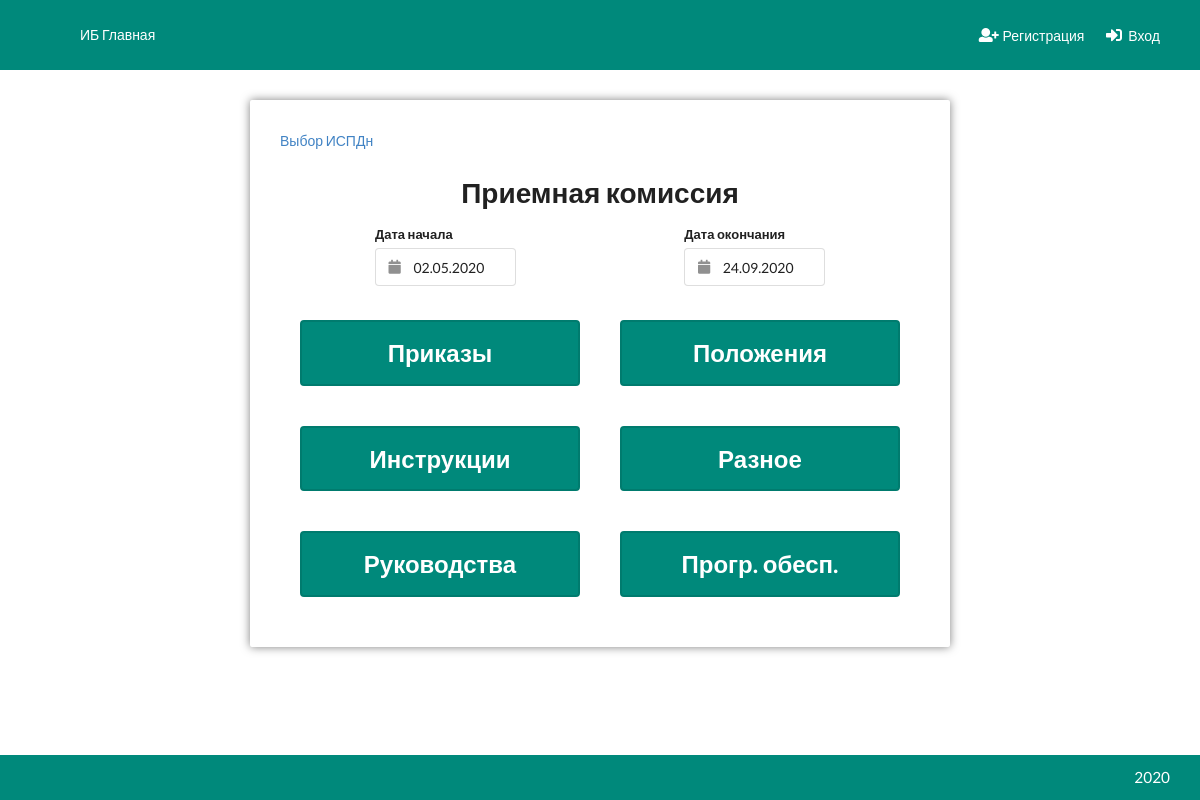
Page /ispdn/1/ on the committed database.
### Ispdn/models.py (models this page shows, shortened)
class Ispdn(models.Model):
    objects = MyManager()
    nomer = models.CharField(max_length=32, verbose_name='Номер')
    name = models.CharField(max_length=256, verbose_name='Название')
    start_date = models.DateField(null=True, blank=True)
    end_date = models.DateField(null=True, blank=True)
    prikaz = models.ManyToManyField('Prikaz', related_name='ispdns', blank=True)
    instruct = models.ManyToManyField('Instruct', related_name='ispdns', blank=True)
    rukovodstvo = models.ManyToManyField('Rukovodstvo', related_name='ispdns', blank=True)
    polozhenie = models.ManyToManyField('Polozhenie', related_name='ispdns', blank=True)
    po = models.ManyToManyField('ProgOb', related_name='ispdns', blank=True)
    raznoe = models.ManyToManyField('Raznoe', related_name='ispdns', blank=True)
    class Meta:
        verbose_name = 'ИСПДн'
        verbose_name_plural = 'ИСПДн'

### Ispdn/views.py (the view)
# urls.py: path('ispdn/', include(('Ispdn.urls', 'Ispdn'), namespace='ispdn')),
def ispdn(request, ispdn_id):
    ispdn = Ispdn.objects.get_or_404(id=ispdn_id)
    if request.is_ajax() and request.method == 'POST':
        form = IspdnDateForm(request.POST, instance=ispdn)
        if form.is_valid():
            form.save()
            return JsonResponse({'status': 'OK'})
    return render(request, 'Ispdn/Ispdn.html', {'ispdn': ispdn})

### Accounts/templatetags/modified.py (called while the page is built)
def get_value_from_context(context, dots_var, nullable=False):
    c_key = dots_var.split('.')[0]
    try:
        var = context[c_key]
    except KeyError:
        if nullable:
            return None
        raise KeyError('Template context does not exist key: {}'.format(c_key))
    splitted_var = dots_var.split('.')
    if len(splitted_var) > 0:
        attr = '.'.join(splitted_var[1:])
        try:
            value = getattr(var, attr)
        except Exception:
            if nullable:
                return None
            raise AttributeError('Variable {} does not contain attribute {}'.format(splitted_var[0], attr))
    else:
        value = var
    if callable(value):
        value = value()
    return value

### utils/model_manager.py (called while the page is built)
    def get_or_none(self, **kwargs):
        try:
            return self.get(**kwargs)
        except ObjectDoesNotExist:
            return None

    def get_or_404(self, **kwargs):
        obj = self.get_or_none(**kwargs)
        if obj:
            return obj
        raise Http404

### utils/shortcuts.py (called while the page is built)
def build_url(*args, **kwargs):
    get = kwargs.pop('get', None)
    url = reverse(*args, kwargs=kwargs)
    if get:
        url += '?' + urllib.parse.urlencode(get)
    return url

### templates/Ispdn/Ispdn.html (shortened to what this page needs)
{% extends 'base.html' %}
{% load modified %}
{% load static %}
{% block content %}
    <div class="ui container">
        <div class="child-center">
            <div class="ispdn cblock">
                <div class="content">
                    <div class="ui breadcrumb">
                        <a href="{% url 'ispdn:select' %}" class="section">Выбор ИСПДн</a>
                    </div>
                    <h1 class="ui center aligned header">{{ ispdn.name }}</h1>
                    <div class="child-center">
                        <form class="ui form">
                            <div class="three fields">
                                <div class="field">
                                    <label>Дата начала</label>
                                    <div class="ui calendar">
                                        <div class="ui input left icon">
                                            <input type="text" name="start_date" placeholder="Дата" autocomplete="off"
                                                   value="{{ ispdn.start_date|default_if_none:'' }}" readonly>
                                        </div>
                                    </div>
                                </div>
                                <div class="field">
                                </div>
                                <div class="field">
                                    <label>Дата окончания</label>
                                    <div class="ui calendar">
                                        <div class="ui input left icon">
                                            <input type="text" name="end_date" placeholder="Дата" autocomplete="off"
                                                   value="{{ ispdn.end_date|default_if_none:'' }}" readonly>
                                        </div>
                                    </div>
                                </div>
                            </div>
                        </form>
                    </div>
                    <div class="child-center">
                        <a href="{% iurl 'ispdn:prikazi' ispdn_id='ispdn.id' %}" class="ui button primary massive">Приказы</a>
                        <a href="{% iurl 'ispdn:polozhenia' ispdn_id='ispdn.id' %}" class="ui button primary massive">Положения</a>
                    </div>
                    <div class="child-center">
                        <a href="{% iurl 'ispdn:instructs' ispdn_id='ispdn.id' %}" class="ui button primary massive">Инструкции</a>
                        <a href="{% iurl 'ispdn:raznoe' ispdn_id='ispdn.id' %}"
                           class="ui button primary massive">Разное</a>
                    </div>
                    <div class="child-center">
                        <a href="{% iurl 'ispdn:rukovodstva' ispdn_id='ispdn.id' %}" class="ui button primary massive">Руководства</a>
                        <a href="{% iurl 'ispdn:progob' ispdn_id='ispdn.id' %}" class="ui button primary massive">Прогр.
                            обесп.</a>
                    </div>
                </div>
            </div>
        </div>
    </div>
{% endblock %}

### static/css/style.css (style rules this page uses)
:root { --color: #151515;--nav-bg-color: #00897b;--nav-color: #ffffff;--nav-item-hover-bg-color: #007b6e;--content-bg-color: #ffffff;--btn-primary-color: #00897b;--btn-primary-hover-color: #007b6e;--btn-primary-active-color: #006d62;--btn-primary-text-color: #ffffff;--menu-active-color: #ccddff;--menu-active-hover-color: #b3ccff;--graphic-key-color: #00897b;--graphic-key-brd-color: #007b6e }
:root body:before { filter:invert(100%) blur(5px) opacity(60%) }
.ispdn { width:100%;max-width:700px }
.ispdn form.ui.form { width:100%;max-width:450px }
.ispdn a.ui.button.massive { width:300px;margin:20px }
html { padding:0;margin:0;min-height:100% }
body { padding:0;margin:0;color:var(--color) }
body:before { z-index:-3;content:"";position:fixed;top:0;left:0;width:100%;height:100%;background-attachment:fixed;background-repeat:no-repeat;background-size:cover }
body h1 { font-size:3rem }
.ui.container { width:95%;max-width:1280px !important }
.child-center { width:100%;display:flex;justify-content:center }
.cblock { display:block;position:relative;float:left }
.content:not(.no-shadow) { margin:30px 0;background-color:var(--content-bg-color);border-radius:2px;display:block;position:relative;float:left;width:100%;padding:30px;box-shadow:0 0 10px rgba(0,0,0,0.5) }
.ui.button.primary { background-color:var(--btn-primary-color);color:var(--btn-primary-text-color);border-radius:4px;border:solid 2px #007b6e }

### rows in the picture
Ispdn: name "Приемная комиссия", start_date "02.05.2020", end_date "24.09.2020"
